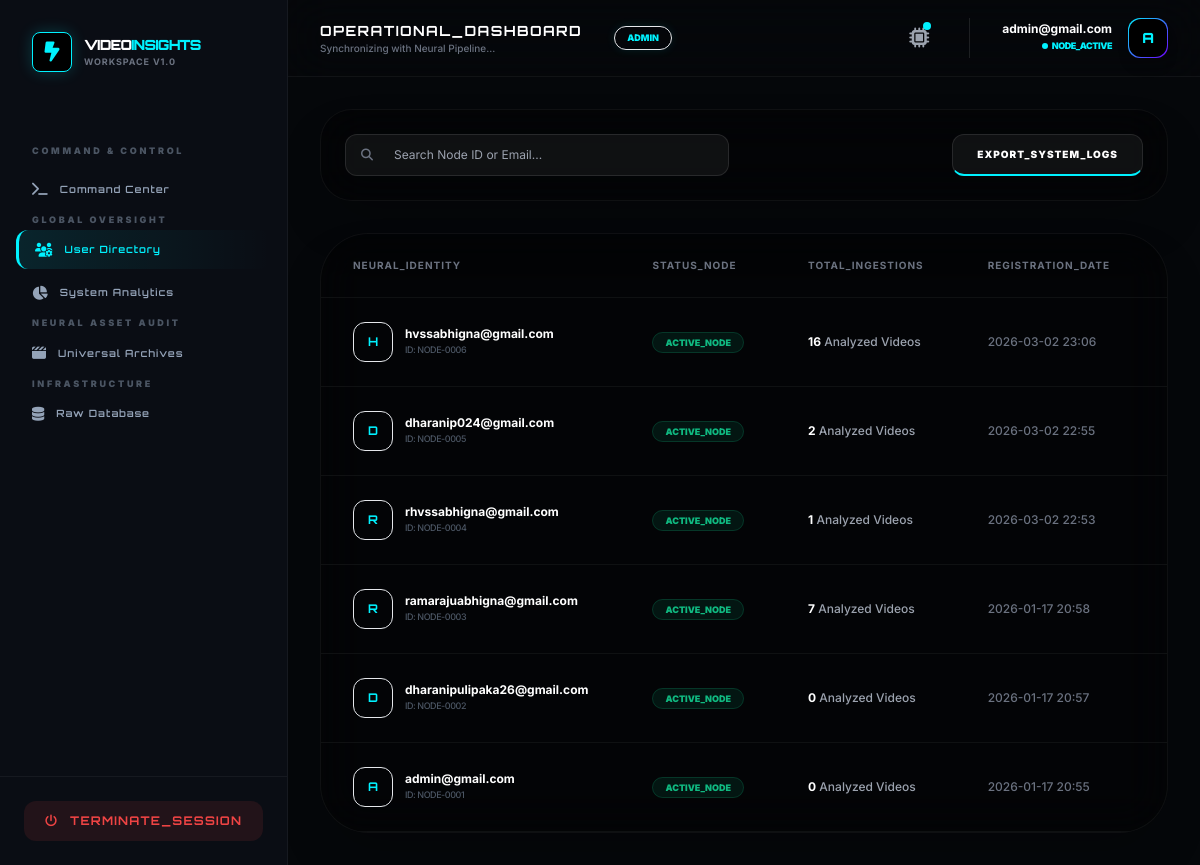
/analysis/admin/users/ (signed in), run on an earlier commit of the app's database.
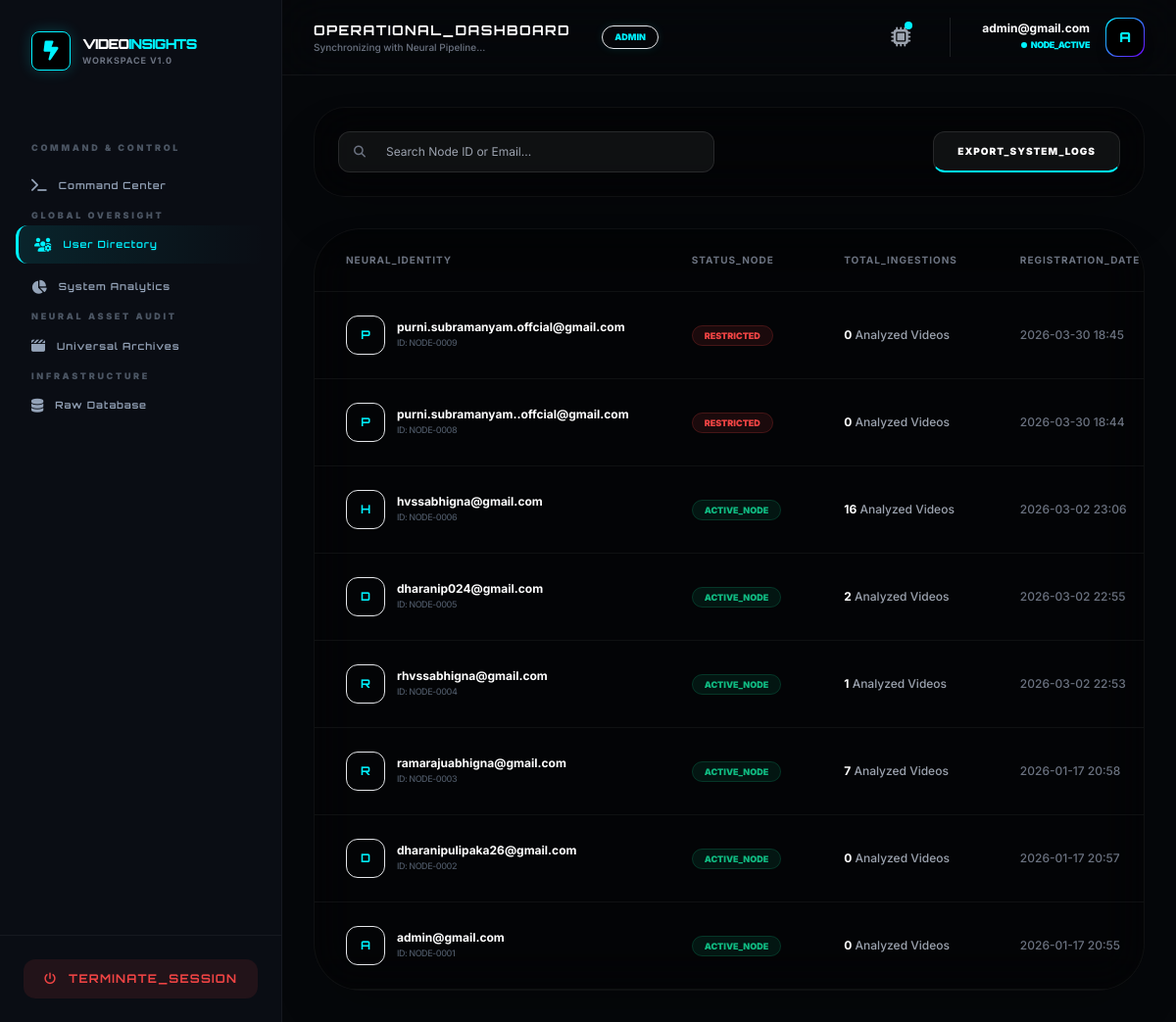
And on a later commit of the database.
### accounts/models.py (models this page shows, shortened)
class User(AbstractUser):
    username = None
    email = models.EmailField(unique=True)
    ROLE_CHOICES = (
        ('admin', 'Admin'),
        ('user', 'User'),
    )
    role = models.CharField(max_length=10, choices=ROLE_CHOICES, default='user')
    is_verified = models.BooleanField(default=False)
    login_count = models.PositiveIntegerField(default=0)
    USERNAME_FIELD = 'email'
    REQUIRED_FIELDS = []
    objects = CustomUserManager()

### analysis/views.py (the view)
# urls.py: path('admin/users/', views.admin_user_management, name='admin_user_management'),
@user_passes_test(is_admin)
def admin_user_management(request):
    node_users = User.objects.annotate(
        video_count=Count('videoanalysis')
    ).order_by('-date_joined')
    return render(request, 'admin_user_management.html', {'node_users': node_users})

### analysis/views.py (called while the page is built)
def is_admin(user):
    return user.is_authenticated and user.role == 'admin'

### templates/admin_user_management.html (shortened to what this page needs)
{% extends "base2.html" %}
{% load i18n %}
{% block content %}
<div class="space-y-8 animate-fade-in">
    <div class="bg-black/40 border border-white/5 p-6 rounded-[2rem] backdrop-blur-xl flex flex-wrap justify-between items-center gap-4 shadow-2xl">
        <div class="relative w-full md:w-96">
            <i class="fa fa-search absolute left-4 top-1/2 -translate-y-1/2 text-gray-500 text-xs"></i>
            <input type="text" placeholder="Search Node ID or Email..." class="w-full bg-white/5 border border-white/10 rounded-xl py-3 pl-12 pr-4 text-xs text-white focus:outline-none focus:border-[var(--accent-cyan)] transition-all">
        </div>
        <button class="bg-white/5 border border-white/10 px-6 py-3 rounded-xl text-[10px] font-black uppercase text-white tracking-widest hover:bg-white/10 transition-all border-b-2 border-b-[var(--accent-cyan)]">Export_System_Logs</button>
    </div>
    <div class="bg-black/40 border border-white/5 rounded-[3rem] backdrop-blur-xl overflow-hidden shadow-2xl">
        <div class="overflow-x-auto">
            <table class="w-full text-left">
                <thead>
                    <tr class="text-[10px] font-black text-gray-500 uppercase tracking-widest border-b border-white/5">
                        <th class="px-8 py-6">Neural_Identity</th>
                        <th class="px-8 py-6">Status_Node</th>
                        <th class="px-8 py-6">Total_Ingestions</th>
                        <th class="px-8 py-6">Registration_Date</th>
                        <th class="px-8 py-6 text-right">Terminal_Actions</th>
                    </tr>
                </thead>
                <tbody class="text-xs font-medium">
                    {% for node_user in node_users %}
                    <tr class="border-b border-white/5 hover:bg-white/[0.02] transition-colors group">
                        <td class="px-8 py-6">
                            <div class="flex items-center gap-3">
                                <div class="w-10 h-10 rounded-xl bg-gradient-to-br from-[var(--accent-cyan)]/20 to-transparent border border-[var(--accent-cyan)]/30 flex items-center justify-center font-bold text-[var(--accent-cyan)] orbitron">{{ node_user.email|first|upper }}</div>
                                <div>
                                    <p class="text-white font-bold">{{ node_user.email }}</p>
                                    <p class="text-[9px] text-gray-600 uppercase tracking-tighter">ID: NODE-{{ node_user.id|stringformat:"04d" }}</p>
                                </div>
                            </div>
                        </td>
                        <td class="px-8 py-6">
                            {% if node_user.is_active %}
                                <span class="px-3 py-1 bg-emerald-500/10 text-emerald-500 rounded-full text-[9px] font-black uppercase border border-emerald-500/20">Active_Node</span>
                            {% else %}
                                <span class="px-3 py-1 bg-red-500/10 text-red-500 rounded-full text-[9px] font-black uppercase border border-red-500/20">Restricted</span>
                            {% endif %}
                        </td>
                        <td class="px-8 py-6 text-gray-400">
                            <span class="text-white font-bold">{{ node_user.video_count }}</span> Analyzed Videos
                        </td>
                        <td class="px-8 py-6 text-gray-500">{{ node_user.date_joined|date:"Y-m-d H:i" }}</td>
                        <td class="px-8 py-6 text-right">
                        </td>
                    </tr>
                    {% endfor %}
                </tbody>
            </table>
        </div>
    </div>
</div>
{% endblock %}

### templates/base2.html (shortened to what the changed rows need)
<!DOCTYPE html>
<html lang="en">
<head>
    <script src="https://cdn.tailwindcss.com"></script>
    <link rel="stylesheet" href="https://cdnjs.cloudflare.com/ajax/libs/font-awesome/6.4.2/css/all.min.css">
</head>
<body class="min-h-screen flex">
<aside class="w-72 bg-[var(--sidebar-bg)] border-r border-white/5 hidden lg:flex flex-col sticky top-0 h-screen z-50">
    <div class="p-8">
        <a href="/" class="flex items-center gap-3">
            <div>
                <h2 class="orbitron text-sm font-black text-white tracking-tighter">VIDEO<span class="text-[var(--accent-cyan)]">INSIGHTS</span></h2>
            </div>
        </a>
    </div>
</aside>
<div class="flex-1 flex flex-col min-w-0">
    <header class="bg-[var(--sidebar-bg)]/80 backdrop-blur-xl border-b border-white/5 sticky top-0 z-40 px-8 py-4 flex justify-between items-center">
        <div class="flex items-center gap-4">
             <div class="hidden sm:block">
                <h1 class="orbitron text-sm font-bold text-white tracking-widest uppercase">
                    {% block page_title %}Operational_Dashboard{% endblock page_title %}
                </h1>
                <p class="text-[10px] text-gray-500 font-medium">
                </p>
             </div>
             <span class="bg-[var(--accent-cyan)]/10 text-[var(--accent-cyan)] text-[9px] uppercase font-black px-3 py-1 rounded-full ml-4 border border-[var(--accent-cyan)]/20 shadow-[0_0_10px_rgba(0,242,255,0.1)]">
                {{ user.role|default:"User" }}
             </span>
        </div>
        <div class="flex items-center gap-8">
            <div class="flex items-center gap-4 border-l border-white/10 pl-8">
                <div class="text-right hidden sm:block">
                    <p class="text-xs font-bold text-white leading-none mb-1">{{ user.email }}</p>
                    <p class="text-[9px] text-[var(--accent-cyan)] font-black uppercase flex items-center justify-end gap-1 tracking-tighter">
                        <span class="w-1.5 h-1.5 bg-[var(--accent-cyan)] rounded-full animate-ping"></span> NODE_ACTIVE
                    </p>
                </div>
                <div class="w-10 h-10 rounded-xl bg-gradient-to-br from-[var(--accent-cyan)] to-[var(--accent-purple)] p-[1px] shadow-lg">
                    <div class="w-full h-full bg-black rounded-xl flex items-center justify-center text-[var(--accent-cyan)] font-black orbitron text-sm">
                        {{ user.email|first|upper }}
                    </div>
                </div>
            </div>
        </div>
    </header>
    <main class="flex-1 p-8 overflow-y-auto">
        <div class="max-w-7xl mx-auto animate-fade-in">
            {% block content %}{% endblock content %}
        </div>
    </main>
</div>
</body>
</html>

What changed in the data, as far as the page shows it:
added User: email|first "P", email "purni.subramanyam.offcial@gmail.com", id "0009", is_active "RESTRICTED", video_count "0", date_joined "2026-03-30 18:45"
added User: email|first "P", email "purni.subramanyam..offcial@gmail.com", id "0008", is_active "RESTRICTED", video_count "0", date_joined "2026-03-30 18:44"
